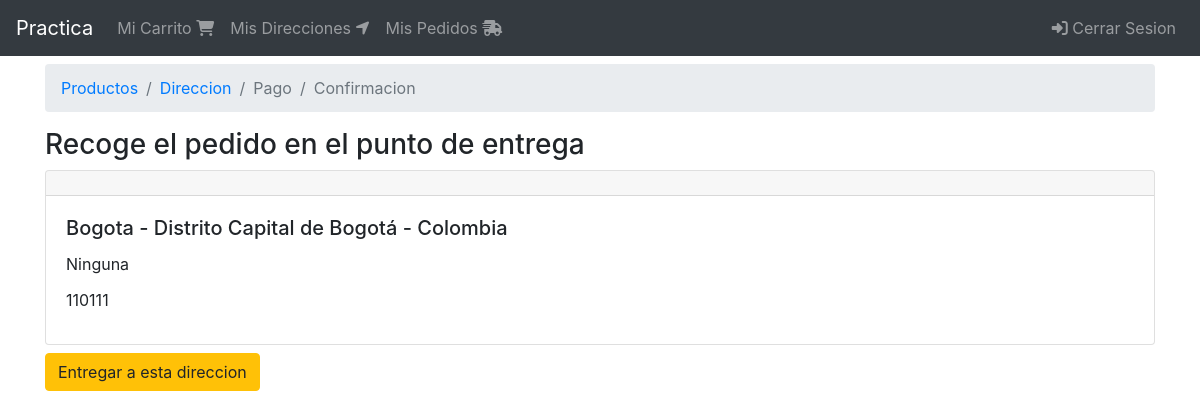
Screenshot of /orden/direccion (signed in) with the database file from the repository.
### shipping_addresses/models.py (models this page shows, shortened)
class ShippingAddress(models.Model):
    user = models.ForeignKey(User, on_delete=models.CASCADE)
    line1 = models.CharField(max_length=200)
    line2 = models.CharField(max_length=200, blank=True)
    city = models.CharField(max_length=100)
    state = models.CharField(max_length=100)
    country = models.CharField(max_length=50)
    reference = models.CharField(max_length=200)
    postal_code = models.CharField(max_length=10)
    default = models.BooleanField(default=False)
    created_at = models.DateTimeField(auto_now_add=True)
    @property
    def address(self):
        return f'{self.city} - {self.state} - {self.country}'

### orders/decorators.py (the view)
    def wrap(request, *args, **kwargs):
        cart = get_or_create_cart(request)
        order = get_or_create_order(cart, request)
        return function(request, cart, order, *args, **kwargs)

### carts/models.py (called while the page is built)
def set_cart_id(sender, instance, *args, **kwargs):
    if not instance.cart_id:
        instance.cart_id = str(uuid.uuid4())

    @property
    def order(self):
        return self.order_set.filter(status=OrderStatus.CREATED).first()

### carts/utils.py (called while the page is built)
def get_or_create_cart(request):
    user = request.user if request.user.is_authenticated else None
    cart_id = request.session.get('cart_id')
    cart = Cart.objects.filter(cart_id=cart_id).first()
    if cart is None:
        cart = Cart.objects.create(user=user)
    if user and cart.user is None:
        cart.user = user
        cart.save()
    request.session['cart_id'] = cart.cart_id
    return cart

### orders/models.py (called while the page is built)
def set_order_id(sender, instance, *args, **kwargs):
    if not instance.order_id:
        instance.order_id = str(uuid.uuid4())

def set_total(sender, instance, *args, **kwargs):
    instance.total = instance.get_total()

    def get_or_set_shipping_address(self):
        if self.shipping_address:
            return self.shipping_address
        shipping_address = self.user.shipping_address
        if shipping_address:
            self.update_shipping_address(shipping_address)
        return shipping_address

    def update_shipping_address(self, shipping_address):
        self.shipping_address = shipping_address
        self.save()

    def get_total(self):
        return self.cart.total + self.shipping_total

### orders/utils.py (called while the page is built)
def get_or_create_order(cart, request):
    order = cart.order
    if order is None and request.user.is_authenticated:
        order = Order.objects.create(cart=cart, user=request.user)
    if order:
        request.session['order_id'] = order.order_id
    return order

def breadcrumb(products=True, address=False, payment=False, confirmation=False):
    return [
        {'title': 'Productos', 'active': products,
            'url': reverse('orders:order')},
        {'title': 'Direccion', 'active': address,
            'url': reverse('orders:address')},
        {'title': 'Pago', 'active': payment, 'url': reverse('orders:order')},
        {'title': 'Confirmacion', 'active': confirmation,
            'url': reverse('orders:order')},
    ]

### users/models.py (called while the page is built)
    @property
    def shipping_address(self):
        return self.shippingaddress_set.filter(default=True).first()

### orders/templates/orders/address.html (shortened to what this page needs)
{% extends 'base.html' %}
{% block breadcrumb %}
    {% include 'orders/snippets/breadcrumb.html' %}
{% endblock %}
{% block content %}
    <div class="col">
        {% if shipping_address %}
            <div class="h3">
                Recoge el pedido en el punto de entrega
            </div>
            <div>
                {% include 'shipping_addresses/snippets/shipping_address.html' %}
                <div class="mt-2">
                    <a href="{% url 'orders:confirm' %}" class="btn btn-warning">Entregar a esta direccion</a>
                </div>
            </div>
        {% endif %}
    </div>
{% endblock %}

### shipping_addresses/templates/shipping_addresses/snippets/shipping_address.html (shortened to what this page needs)
<div class="card">
    <h5 class="card-header"></h5>
    <div class="card-body">
        <h5 class="card-title">{{ shipping_address.address }}</h5>
        <div class="card-title">
            {{ shipping_address.reference }}
        </div>
        <div class="card-title">
            {{ shipping_address.postal_code }}
        </div>
        </div>
    </div>
</div>

### rows the page displays
ShippingAddress: address "Bogota - Distrito Capital de Bogotá - Colombia", reference "Ninguna", postal_code "110111"

### other values shown
{{ item.title }} "Productos" "Direccion"
{{ item.title }} "Pago" "Confirmacion"
